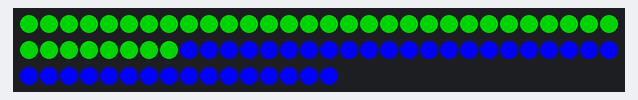
Bench run of a sketch on a simulated Arduino Uno, built for the host (arithmetic inside an expression is 32-bit, double 64-bit). On the bench: 76 RGB LEDs in strip order, left to right, continuing on the next row.

Above: at 0.1 s.

The sketch:

led-working-final.ino
```cpp
/// @file    Blink.ino
/// @brief   Blink the first LED of an LED strip
/// @example Blink.ino

#include <FastLED.h>

// How many leds in your strip?
#define NUM_LEDS 76

// For led chips like WS2812, which have a data line, ground, and power, you just
// need to define DATA_PIN.  For led chipsets that are SPI based (four wires - data, clock,
// ground, and power), like the LPD8806 define both DATA_PIN and CLOCK_PIN
// Clock pin only needed for SPI based chipsets when not using hardware SPI
#define DATA_PIN 7
#define CLOCK_PIN 13

// Define the array of leds
CRGB leds[NUM_LEDS];

void setup() {
    // Uncomment/edit one of the following lines for your leds arrangement.
    // ## Clockless types ##
    FastLED.addLeds<NEOPIXEL, DATA_PIN>(leds, NUM_LEDS);  // GRB ordering is assumed
    // FastLED.addLeds<SM16703, DATA_PIN, RGB>(leds, NUM_LEDS);
    // FastLED.addLeds<TM1829, DATA_PIN, RGB>(leds, NUM_LEDS);
    // FastLED.addLeds<TM1812, DATA_PIN, RGB>(leds, NUM_LEDS);
    // FastLED.addLeds<TM1809, DATA_PIN, RGB>(leds, NUM_LEDS);
    // FastLED.addLeds<TM1804, DATA_PIN, RGB>(leds, NUM_LEDS);
    // FastLED.addLeds<TM1803, DATA_PIN, RGB>(leds, NUM_LEDS);
    // FastLED.addLeds<UCS1903, DATA_PIN, RGB>(leds, NUM_LEDS);
    // FastLED.addLeds<UCS1903B, DATA_PIN, RGB>(leds, NUM_LEDS);
    // FastLED.addLeds<UCS1904, DATA_PIN, RGB>(leds, NUM_LEDS);
    // FastLED.addLeds<UCS2903, DATA_PIN, RGB>(leds, NUM_LEDS);
    // FastLED.addLeds<WS2812, DATA_PIN, RGB>(leds, NUM_LEDS);  // GRB ordering is typical
    // FastLED.addLeds<WS2852, DATA_PIN, RGB>(leds, NUM_LEDS);  // GRB ordering is typical
    // FastLED.addLeds<WS2812B, DATA_PIN, RGB>(leds, NUM_LEDS);  // GRB ordering is typical
    // FastLED.addLeds<GS1903, DATA_PIN, RGB>(leds, NUM_LEDS);
    // FastLED.addLeds<SK6812, DATA_PIN, RGB>(leds, NUM_LEDS);  // GRB ordering is typical
    // FastLED.addLeds<SK6822, DATA_PIN, RGB>(leds, NUM_LEDS);
    // FastLED.addLeds<APA106, DATA_PIN, RGB>(leds, NUM_LEDS);
    // FastLED.addLeds<PL9823, DATA_PIN, RGB>(leds, NUM_LEDS);
    // FastLED.addLeds<SK6822, DATA_PIN, RGB>(leds, NUM_LEDS);
    // FastLED.addLeds<WS2811, DATA_PIN, RGB>(leds, NUM_LEDS);
    // FastLED.addLeds<WS2813, DATA_PIN, RGB>(leds, NUM_LEDS);
    // FastLED.addLeds<APA104, DATA_PIN, RGB>(leds, NUM_LEDS);
    // FastLED.addLeds<WS2811_400, DATA_PIN, RGB>(leds, NUM_LEDS);
    // FastLED.addLeds<GE8822, DATA_PIN, RGB>(leds, NUM_LEDS);
    // FastLED.addLeds<GW6205, DATA_PIN, RGB>(leds, NUM_LEDS);
    // FastLED.addLeds<GW6205_400, DATA_PIN, RGB>(leds, NUM_LEDS);
    // FastLED.addLeds<LPD1886, DATA_PIN, RGB>(leds, NUM_LEDS);
    // FastLED.addLeds<LPD1886_8BIT, DATA_PIN, RGB>(leds, NUM_LEDS);
    // ## Clocked (SPI) types ##
    // FastLED.addLeds<LPD6803, DATA_PIN, CLOCK_PIN, RGB>(leds, NUM_LEDS);  // GRB ordering is typical
    // FastLED.addLeds<LPD8806, DATA_PIN, CLOCK_PIN, RGB>(leds, NUM_LEDS);  // GRB ordering is typical
    // FastLED.addLeds<WS2801, DATA_PIN, CLOCK_PIN, RGB>(leds, NUM_LEDS);
    // FastLED.addLeds<WS2803, DATA_PIN, CLOCK_PIN, RGB>(leds, NUM_LEDS);
    // FastLED.addLeds<SM16716, DATA_PIN, CLOCK_PIN, RGB>(leds, NUM_LEDS);
    // FastLED.addLeds<P9813, DATA_PIN, CLOCK_PIN, RGB>(leds, NUM_LEDS);  // BGR ordering is typical
    // FastLED.addLeds<DOsTSTAR, DATA_PIN, CLOCK_PIN, RGB>(leds, NUM_LEDS);  // BGR ordering is typical
    // FastLED.addLeds<APA102, DATA_PIN, CLOCK_PIN, RGB>(leds, NUM_LEDS);  // BGR ordering is typical
    // FastLED.addLeds<SK9822, DATA_PIN, CLOCK_PIN, RGB>(leds, NUM_LEDS);  // BGR ordering is typical
}

void loop() {
  // Turn the LED on, then pause
  fill_solid(leds,38,CRGB::Green);
  fill_solid(leds+38,76,strtol("0x0000FF",NULL,0));
  FastLED.show();
}
```
